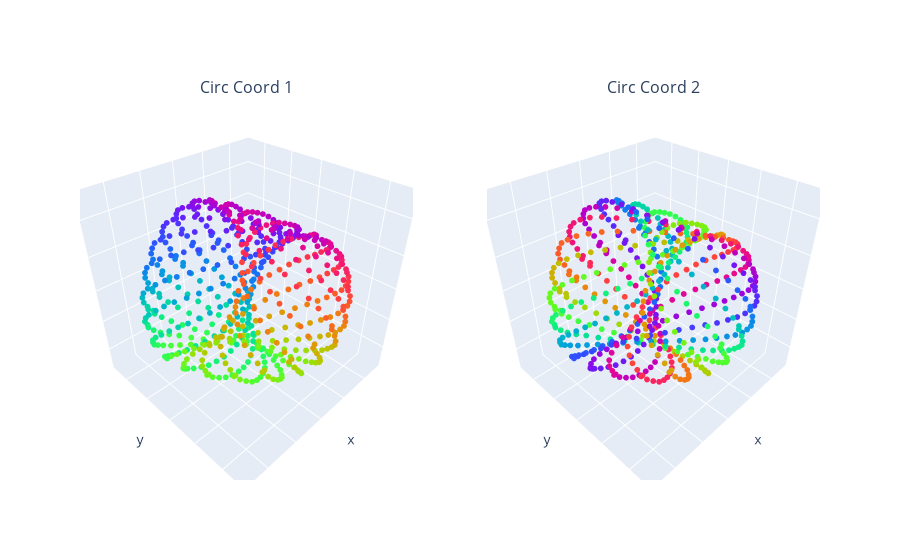

Notebook code for this chart:
### Code cell
#Plot data with 2 circular coordinates
fig = make_subplots(rows=1, cols=len(coho_classes), 
                    subplot_titles = tuple('Circ Coord '+str(i+1) for i in coho_classes),
                    specs = [[{'type': 'scatter3d'} for i in coho_classes]])

for i, coord in enumerate(circular_coords):
    fig.add_trace(
        go.Scatter3d(x=XS_pca[:,0], y=XS_pca[:,1], z=XS_pca[:,2],   mode ='markers', 
        marker=dict(size = 2 , color =  circular_coords[i])),
        row=1, col=i+1)
    fig.update_scenes(xaxis=dict( ticks='', showticklabels=False), 
                      yaxis=dict( ticks='', showticklabels=False), 
                      zaxis=dict( ticks='', showticklabels=False), 
                      aspectmode='data', row=1, col=i+1)

fig.update_layout( showlegend=False )
fig.show()

### Figure 1 — Plotly figure (JSON) as saved in the notebook; plotly's stock layout.template omitted (floating-point values rounded to 4 significant figures; data arrays with more than 128 entries replaced by an {"elided": "..."} marker saying what was removed)
{"data": [{"marker": {"color": {"elided": "598x3 float values"}, "size": 2}, "mode": "markers", "scene": "scene", "type": "scatter3d", "x": {"elided": "598 float values"}, "y": {"elided": "598 float values"}, "z": {"elided": "598 float values"}}, {"marker": {"color": {"elided": "598x3 float values"}, "size": 2}, "mode": "markers", "scene": "scene2", "type": "scatter3d", "x": {"elided": "598 float values"}, "y": {"elided": "598 float values"}, "z": {"elided": "598 float values"}}], "layout": {"annotations": [{"font": {"size": 16}, "showarrow": false, "text": "Circ Coord 1", "x": 0.225, "xanchor": "center", "xref": "paper", "y": 1, "yanchor": "bottom", "yref": "paper"}, {"font": {"size": 16}, "showarrow": false, "text": "Circ Coord 2", "x": 0.775, "xanchor": "center", "xref": "paper", "y": 1, "yanchor": "bottom", "yref": "paper"}], "scene": {"aspectmode": "data", "domain": {"x": [0, 0.45], "y": [0, 1]}, "xaxis": {"showticklabels": false, "ticks": ""}, "yaxis": {"showticklabels": false, "ticks": ""}, "zaxis": {"showticklabels": false, "ticks": ""}}, "scene2": {"aspectmode": "data", "domain": {"x": [0.55, 1], "y": [0, 1]}, "xaxis": {"showticklabels": false, "ticks": ""}, "yaxis": {"showticklabels": false, "ticks": ""}, "zaxis": {"showticklabels": false, "ticks": ""}}, "showlegend": false}}
